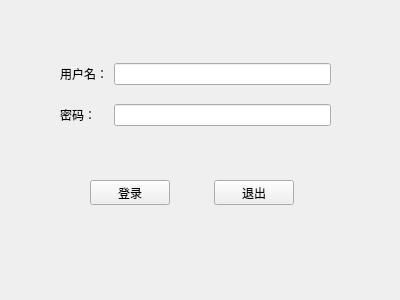
<?xml version="1.0" encoding="UTF-8"?>
<ui version="4.0">
 <class>Form</class>
 <widget class="QWidget" name="Form">
  <property name="geometry">
   <rect>
    <x>0</x>
    <y>0</y>
    <width>400</width>
    <height>300</height>
   </rect>
  </property>
  <property name="windowTitle">
   <string>系统登录</string>
  </property>
  <widget class="QWidget" name="">
   <property name="geometry">
    <rect>
     <x>90</x>
     <y>180</y>
     <width>204</width>
     <height>25</height>
    </rect>
   </property>
   <layout class="QHBoxLayout" name="horizontalLayout">
    <item>
     <widget class="QPushButton" name="pushButton_1">
      <property name="text">
       <string>登录</string>
      </property>
     </widget>
    </item>
    <item>
     <spacer name="horizontalSpacer">
      <property name="orientation">
       <enum>Qt::Horizontal</enum>
      </property>
      <property name="sizeHint" stdset="0">
       <size>
        <width>40</width>
        <height>20</height>
       </size>
      </property>
     </spacer>
    </item>
    <item>
     <widget class="QPushButton" name="pushButton_2">
      <property name="text">
       <string>退出</string>
      </property>
     </widget>
    </item>
   </layout>
  </widget>
  <widget class="QWidget" name="">
   <property name="geometry">
    <rect>
     <x>60</x>
     <y>50</y>
     <width>271</width>
     <height>91</height>
    </rect>
   </property>
   <layout class="QGridLayout" name="gridLayout">
    <item row="0" column="0">
     <widget class="QLabel" name="label">
      <property name="text">
       <string>用户名：</string>
      </property>
     </widget>
    </item>
    <item row="0" column="1">
     <widget class="QLineEdit" name="lineEdit_1"/>
    </item>
    <item row="1" column="0">
     <widget class="QLabel" name="label_2">
      <property name="text">
       <string>密码：</string>
      </property>
     </widget>
    </item>
    <item row="1" column="1">
     <widget class="QLineEdit" name="lineEdit_2">
      <property name="echoMode">
       <enum>QLineEdit::Password</enum>
      </property>
      <property name="cursorPosition">
       <number>0</number>
      </property>
     </widget>
    </item>
   </layout>
  </widget>
 </widget>
 <resources/>
 <connections>
  <connection>
   <sender>pushButton_2</sender>
   <signal>clicked()</signal>
   <receiver>Form</receiver>
   <slot>close()</slot>
   <hints>
    <hint type="sourcelabel">
     <x>270</x>
     <y>193</y>
    </hint>
    <hint type="destinationlabel">
     <x>291</x>
     <y>222</y>
    </hint>
   </hints>
  </connection>
 </connections>
 <slots>
  <signal>slot1()</signal>
 </slots>
</ui>
